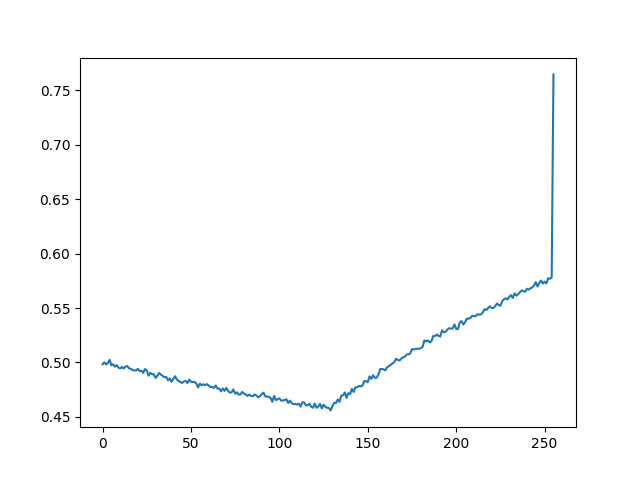

Here is the Python script that generated this plot:
#!/usr/bin/env python

"""
Compute distribution With monte carlo
"""

import random

random.seed(187129)

def shuffle(a):
    n = len(a)
    for i in range(n-1):
        j = random.randint(0, n-1)
        t = a[j]
        a[j] = a[i]
        a[i] = t

cnt = 0

it = 100000
remain = list(range(256))
for i in range(it):
    a = list(range(256))
    shuffle(a)
    for i in range(128):
        remain[a[128 + i]] += 1

prob = list(range(256))
for i in range(256):
    prob[i] = 1.0 * remain[i] / it

print prob[254]
print prob[255]

import matplotlib.pyplot as plt
plt.plot(list(range(256)), prob)
plt.show()
